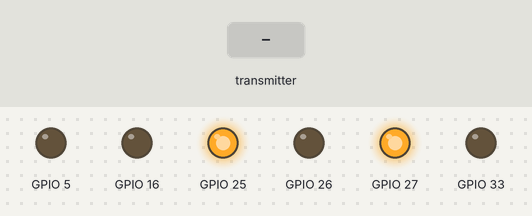
Bench run of a sketch on a simulated ESP32. Shown: output pins drawn as LEDs (lit = HIGH). The test bench sets the inputs (shaded band). What the sketch prints to the serial monitor is not drawn.

Above: at 3.2 s.
3.3 s: the transmitter starts sending x = 1024
6.3 s: the transmitter starts sending y = 1024
9.3 s: the transmitter starts sending p = 1024
12.3 s: the transmitter starts sending s = 1024
At 13.2 s:
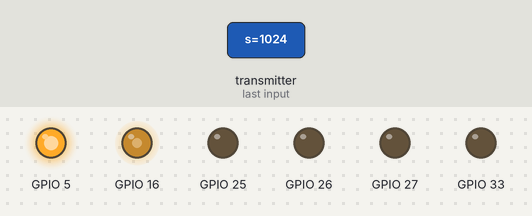
13.8 s: the transmitter starts sending x = 4095
At 14.6 s:
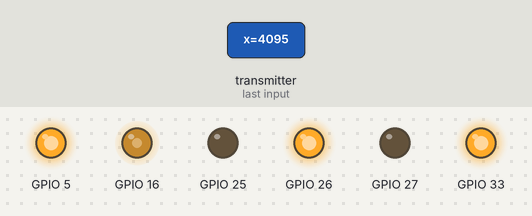
15.3 s: the transmitter starts sending s = 0
At 15.6 s:
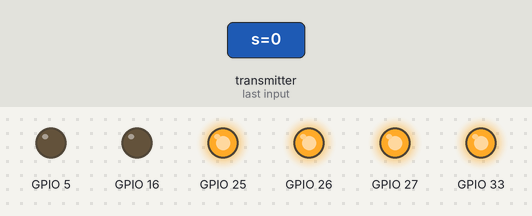
Timing chart, 0 to 17.8 s (numbered marks = the images above; inputs shaded):
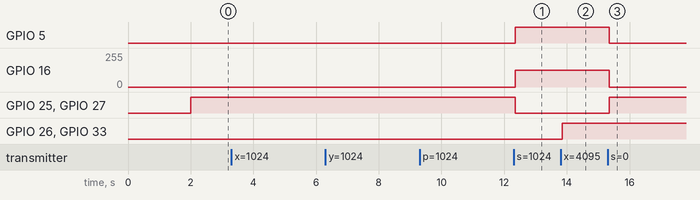

Measured:
- after the input at 12.3 s, GPIO 5: LOW → HIGH after 0.05 s; GPIO 16: 0/255 → 127/255 after 0.05 s; GPIO 25, GPIO 27: HIGH → LOW after 0.05 s
- after the input at 13.8 s, GPIO 26, GPIO 33: LOW → HIGH after 0.06 s
- after the input at 15.3 s, GPIO 5: HIGH → LOW after 0.06 s; GPIO 16: 127/255 → 0/255 after 0.06 s; GPIO 25, GPIO 27: LOW → HIGH after 0.06 s

The sketch:

machineN24.ino
```cpp
#include <esp_now.h>
#include <WiFi.h>

typedef struct struct_message {
  int x;
  int y;
  int s;
  int p;
} struct_message;

struct_message incomingData;

void OnDataRecv(const uint8_t * mac, const uint8_t *incomingDataBytes, int len) {
  memcpy(&incomingData, incomingDataBytes, sizeof(incomingData));
}

void setup() {
  Serial.begin(115200);
  pinMode(5, OUTPUT);
  pinMode(27, OUTPUT);
  pinMode(26, OUTPUT);
  pinMode(16, OUTPUT);
  pinMode(25, OUTPUT);
  pinMode(33, OUTPUT);

  WiFi.mode(WIFI_STA);

  if (esp_now_init() != ESP_OK) {
    Serial.println("Błąd inicjalizacji ESP-NOW");
    return;
  }

  esp_now_register_recv_cb(OnDataRecv);

  delay(2000);
}

void loop() {
  Serial.print("x: ");
  Serial.print(incomingData.x);
  Serial.print(" y: ");
  Serial.print(incomingData.y);
  Serial.print(" s: ");
  Serial.print(incomingData.s);
  Serial.print(" p: ");
  Serial.println(incomingData.p);
  int x = incomingData.y;
  int y = incomingData.x;
  int s = incomingData.s;
  int p = incomingData.p;
  int speedP = map(p,0,1023,0,255);
  if (s == 0) {
    digitalWrite(27, HIGH);
    digitalWrite(25, HIGH);
    analogWrite(5, 0);
    analogWrite(16, 0);
    return;
  }

  // BREAK OFF
  digitalWrite(27, LOW);
  digitalWrite(25, LOW);

  // DIRECTION FORWORD
  if (y > 3000) {
    digitalWrite(26, HIGH);
    digitalWrite(33, HIGH);
  }
  else if (y < 1500) { // DIRECTION BACKWORD
    digitalWrite(26, LOW);
    digitalWrite(33, LOW);
  }
  else { // STOP
    analogWrite(5, 0);
    analogWrite(16, 0);
    return;
  }

  int leftSpeed  = speedP;
  int rightSpeed = speedP;

  if (x > 3000) {
    leftSpeed = speedP / 2;
  }
  else if (x < 1500) {
    rightSpeed = speedP / 2;
  }

  analogWrite(5, leftSpeed);
  analogWrite(16, rightSpeed);
  delay(10);
}
```
